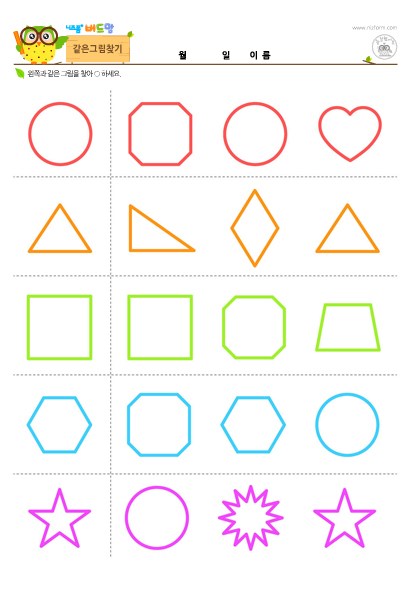
#> input picture python/도형인식 프로그램/sample_img1.jpg, 410 x 595 px
$ python '이미지기반도형인식.py'
#> lines starting #> are read from the running program, lines starting #| are printed output that depends on the picture; after the words box and inside, x2 and y2 are one past the last pixel; in counts of white or black regions, pixels touching at a corner belong together
import cv2
import numpy as np

# 1. 이미지 불러오기
img = cv2.imread("sample_img1.jpg")
#> img is the input picture: shape (595, 410, 3); mean B, G, R 244.4, 246.8, 249.6
if img is None:
    print("이미지를 불러올 수 없습니다.")
    exit()

output = img.copy()

# 2. 전처리 인식할 수 있도록 흑백(그레이)로 처리 및 가우시안 블러를 이용한 노이즈 및 윤곽선 처리.
gray = cv2.cvtColor(img, cv2.COLOR_BGR2GRAY)
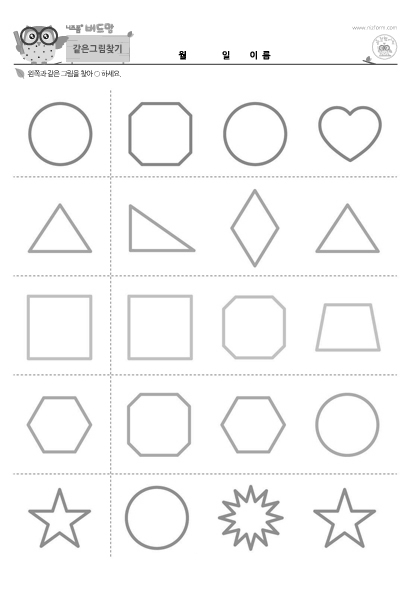
#> gray: shape (595, 410); min 0, max 255, mean 247.3
blur = cv2.GaussianBlur(gray, (5, 5), 0)

# 3-1. edge : 선분이 직진하다가, 희게 변하는 부분을 꼭짓점으로 인식 할 수 있게 정보제공 = 테두리만 뽑아낸 밑그림
# 3-2. kernel : 조명이나 화질 등 여러 변수로 인해 도형이 끊어져서 인식될 수 있음. 그 윤곽선을 분석해서 이어주는 처리
#               = 혹시나 테두리가 끊겨있다거나 하면 그걸 이어주는 덧칠용 3*3짜리 도장.
# 3-3. edges : 3-1에서 받은 정보(edge에서 변화값(50이하는 버리고, 150이상이면 선분의 끝으로 인식)),
#              3-2에서 이어준 윤곽선을 토대로 선을 확실하게 그려주기
#              =확실하게 테두리가 완성됨.
edges = cv2.Canny(blur, 50, 150)
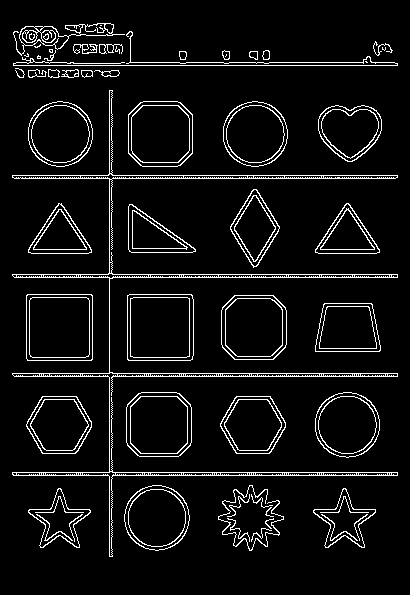
#> edges: shape (595, 410); 6.6% white in thin lines or dots, all inside (x1, y1, x2, y2) = (12, 23, 398, 557)
kernel = cv2.getStructuringElement(cv2.MORPH_RECT, (3, 3))
edges = cv2.dilate(edges, kernel)
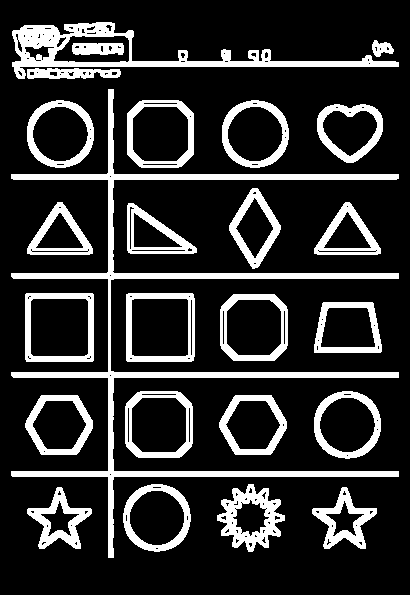
#> edges: shape (595, 410); 18.6% white; 25 white regions

# 4. 윤곽선 찾아서 저장하기
#                             1번변수      2번변수              3번변수
contours, _ = cv2.findContours(edges, cv2.RETR_EXTERNAL, cv2.CHAIN_APPROX_SIMPLE)
#> contours = 24 contours; largest, box (x1, y1, x2, y2) and area: (11, 89, 399, 558) 9580, (12, 22, 399, 79) 6470, (25, 293, 94, 362) 4621, (126, 293, 195, 362) 4611, (125, 391, 193, 458) 4095
# 1번변수 edges : 3에서 계산된 edges(완성된 테두리)를 이용하고
# 2번변수 cv2.RETR_EXTERNAL : 가장 바깥쪽 라인만 인식하기
# 3번변수 cv2.CHAIN_APPROX_SIMPLE : 선은 생략하고, 선이 꺽이는 꼭짓점만 저장하기. 추후에 도형을 구분할때 사용.


print(f"{'No.':<5} | {'Shape':<10} | {'Center (x,y)':<15} | {'Angle (Deg)':<10}")
print("-" * 55)

count = 1
#4번에서 저장된 윤곽선들의 리스트를 사용
for cnt in contours:
    #픽셀 면적 계산함수
    area = cv2.contourArea(cnt)

    # 노이즈 제거 300이하의 도형은 인식하지않음.
    if area < 300:
        continue

    # 중심 좌표 계산
    # cv2.moments는 완성된 테두리의 좌표 리스트를 가지고 면적 및 무게중심(도형의 중심점)을 계산
    M = cv2.moments(cnt)
    if M["m00"] == 0: continue
    # m10 : x좌표값들의 합
    # m01 : y좌표값들의 합
    # m00 : 전체 점의 갯수. *꼭짓점뿐만이 아닌, 도형을 구성하는 모든 좌표의 합산. 면적 이라고 보면 됨.
    cx = int(M["m10"] / M["m00"])
    cy = int(M["m01"] / M["m00"])

    # 각도계산
    # cnt를 받아서 전체 윤곽선을 토대로 얼마나 기울어져있는지를 자동으로 계산해줌.
    rect = cv2.minAreaRect(cnt)
    #cv2.minAreaRect(cnt)의 결과물이 아래 (x, y), (w, h), angle = rect 형식으로 나옴.
    (x, y), (w, h), angle = rect
    # 긴 변을 가로 기준으로 맞추는 보정. 계산을 일괄적으로 긴 변이 밑변이 되도록 설정하였음.
    if w < h:
        angle = angle - 90
    final_angle = round(angle, 1)

    # 도형판별
    # arcLength, 즉, 호의 길이(둘레의길이). 윤곽선좌표를 받아서, 그 도형이 이어져있으면 True임. 다른 외부 도형이 끊어져있다면,
    # False로 인식. 결국 perimeter에 True인것만 남기라는코드
    perimeter = cv2.arcLength(cnt, True)
    #cnt를 재처리. 윤곽선들을 이어가는데, 2%보다 많이 꺽이면 꼭짓점으로 인식하게함. 그 꼭짓점의 좌표들을 approx에 담아줌.
    #전체둘레길이를 줘야, 비율로 인식하게할 수 있어서 perimeter계산한걸 갖다줌. True는 arcLength에서와 동일한 이유.
    approx = cv2.approxPolyDP(cnt, 0.02 * perimeter, True)

    # 이제 Shape는 그냥 도형이름을 말함.
    # approx에서 구한 꼭짓점의 갯수에 따라서 도형을 판별.
    shape = "Etc"
    if len(approx) == 3:
        shape = "Triangle"
    elif len(approx) == 4:
        shape = "Rectangle"
    elif len(approx) > 5:
        # 원 판별 (꼭짓점의 갯수가 5개 이상일때) 샘플이미지1번에서는 8각형까지 원으로 인식해줌.
        # circle_area = cv2.minEnclosingCircle 은 단어 그대로, 가장 작은 외접원을 의미함.
        # 해당 도형을 감싸는 가장 작은 외접원과 면적이 비슷한지를 판별함. 아래에서 오차범위가 20%아래일시:
        # 찌그러져서 원의 성질을 잃지 않았다로 판별 = 원으로 인정해줌.
        (x_c, y_c), radius = cv2.minEnclosingCircle(cnt)
        circle_area = np.pi * radius * radius
        if circle_area > 0 and abs(area - circle_area) / circle_area < 0.2:
            shape = "Circle"

    # 결과 출력 및 인식한 도형을 그려서 보기쉽게 해주기
    if shape != "Etc":
        # 터미널에 순서와 각도 출력
        print(f"{count:<5} | {shape:<10} | ({cx:>4}, {cy:>4}) | {final_angle:>8}°")

        # 윤곽선과 중심점 그리기
        cv2.drawContours(output, [cnt], -1, (0, 255, 0), 2)
        cv2.circle(output, (cx, cy), 5, (0, 0, 255), -1)

        # 도형 이름 앞에 번호(#) 추가
        label = f"#{count} {shape}"
        cv2.putText(output, label, (cx - 40, cy - 10),
                    cv2.FONT_HERSHEY_SIMPLEX, 0.5, (0, 255, 255), 2)

        # 원이 아닐 경우 각도 표시
        if shape != "Circle":
            cv2.putText(output, f"{final_angle}deg", (cx - 40, cy + 15),
                        cv2.FONT_HERSHEY_SIMPLEX, 0.4, (0, 255, 0), 1)

        count += 1
#> this loop made 24 passes
#> (area, cx, cy, rect, x, y, w, h) on passes 5, 6, 8, 10: (3129.5, 252, 424, ((252.5, 424.5), (59, 67), -90), 252.5, 424.5, 59, 67), (3128.5, 58, 424, ((58.5, 424.5), (59, 67), -90), 58.5, 424.5, 59, 67), (4095, 158, 424, ((158.5, 424), (66, 67), -90), 158.5, 424, 66, 67), (4076, 253, 327, ((253.5, 327), (66, 67), -90), 253.5, 327, 66, 67)
#> (area, cx, cy, x, y, w, h, angle) on passes 4, 7, 18, 19, 20: (3556, 156, 517, 156.5, 517.5, 67, 67, -90), (3548.5, 346, 424, 347, 424.5, 67, 66, -90), (3548, 254, 133, 255, 133.5, 67, 66, -90), (4077, 159, 133, 160, 133.5, 67, 66, -90), (3551, 59, 133, 60, 133.5, 67, 66, -90)
#| 1     | Circle     | ( 156,  517) |    -90.0°
#| 2     | Circle     | ( 252,  424) |   -180.0°
#| 3     | Circle     | (  58,  424) |   -180.0°
#| 4     | Circle     | ( 346,  424) |    -90.0°
#| 5     | Circle     | ( 158,  424) |   -180.0°
#| 6     | Rectangle  | ( 347,  328) |   -180.0°
#| 7     | Circle     | ( 253,  327) |   -180.0°
#| 8     | Rectangle  | ( 159,  327) |    -90.0°
#> (further printed lines are left out)
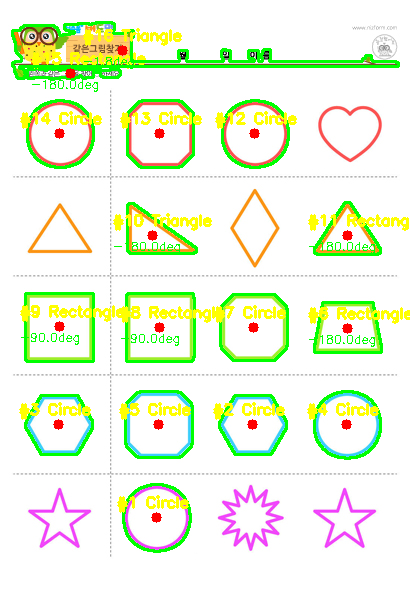
#> output: shape (595, 410, 3); 10.23% of pixels changed, all inside (x1, y1, x2, y2) = (11, 21, 410, 553)
#> after the loop, count = 17

# 5. 결과 출력
cv2.imshow("Edges", edges)
cv2.imshow("Final Result", output)
cv2.waitKey(0)
cv2.destroyAllWindows()
